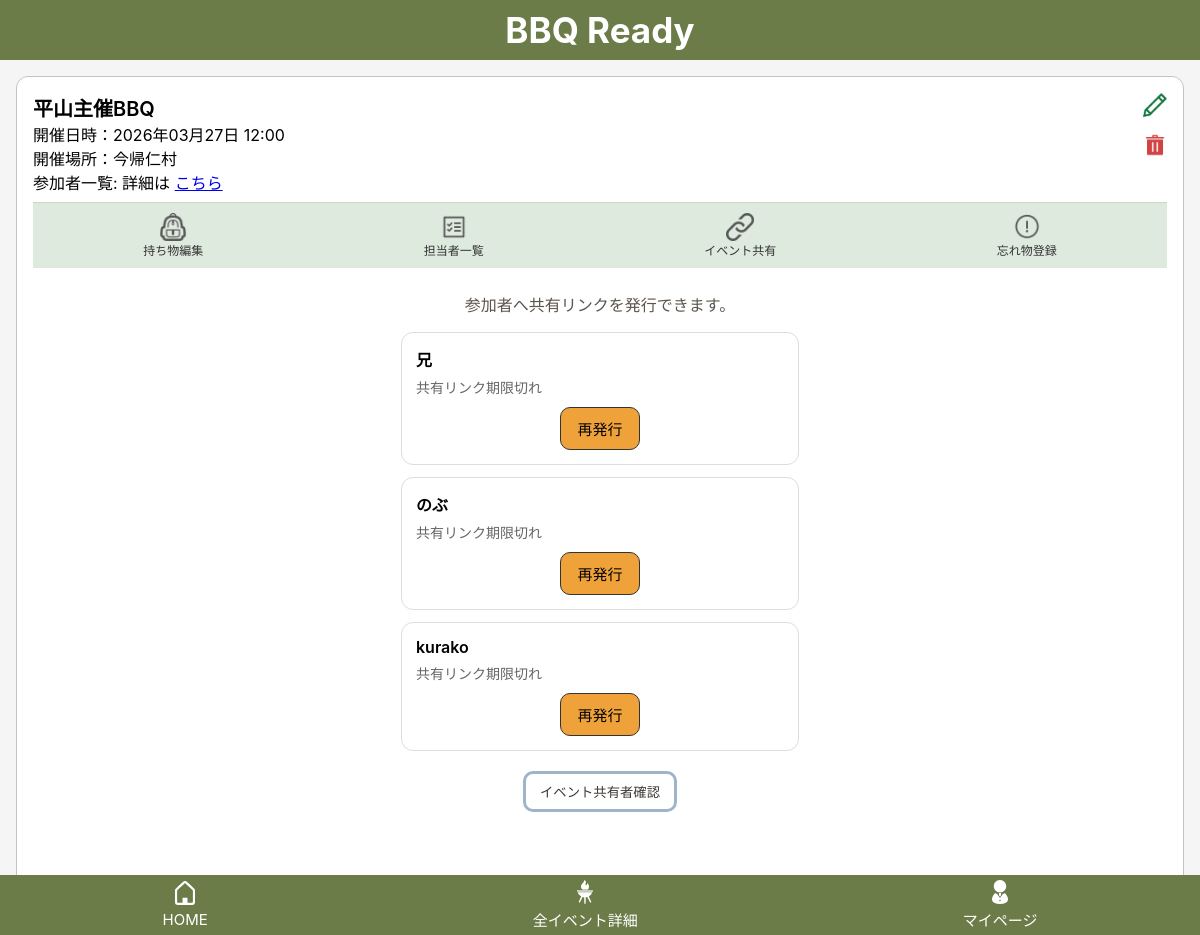
The page /events/117/share (signed in) on the database as committed earlier.
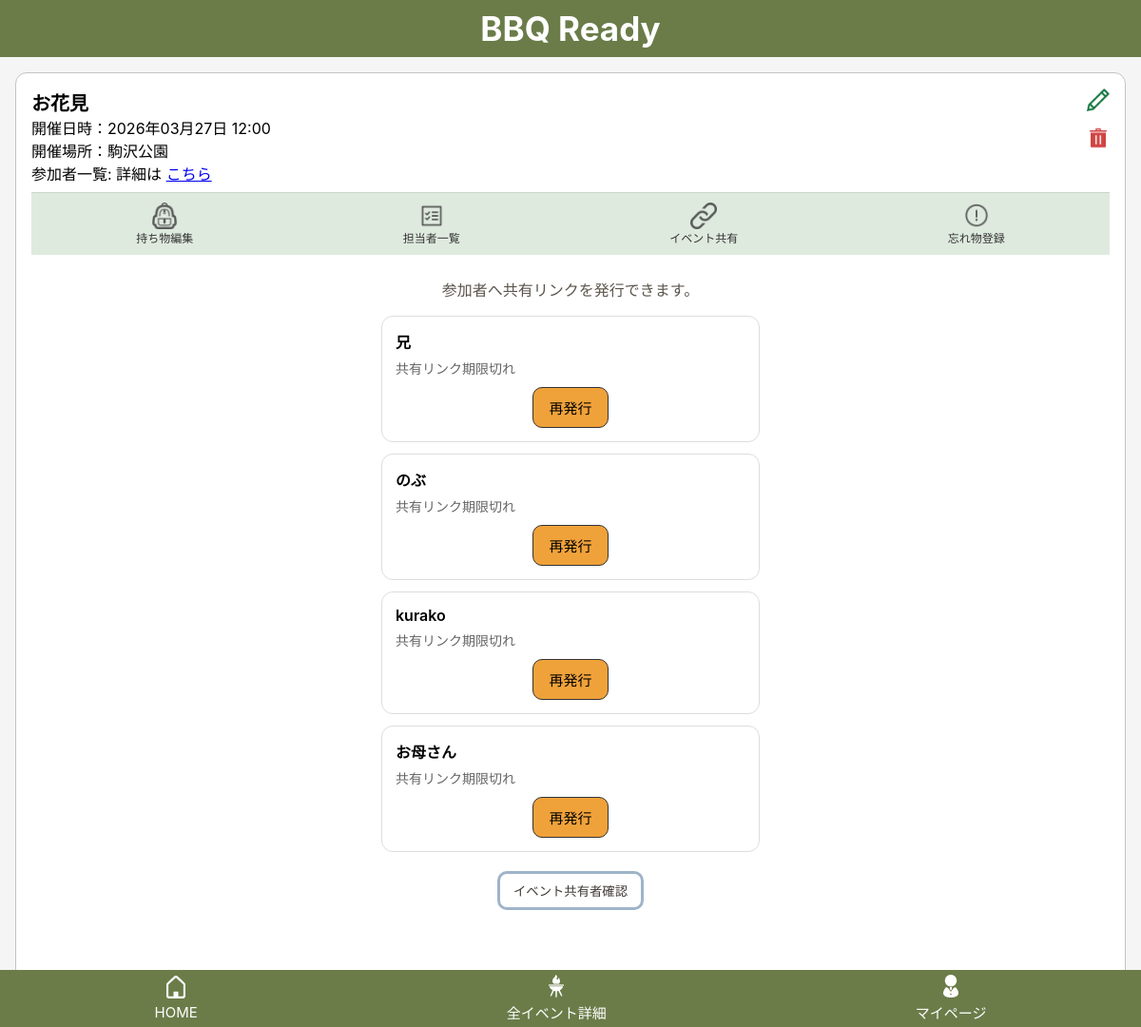
The same page on the database as committed later.
### bbq_app/models.py (models this page shows, shortened)
class Event(models.Model):
    user = models.ForeignKey(settings.AUTH_USER_MODEL, on_delete=models.CASCADE, related_name="events")
    name = models.CharField("イベント名", max_length=30)
    held_at = models.DateTimeField("開催日時", null=True, blank=True)
    location = models.CharField("開催場所", max_length=50, blank=True)
    created_at = models.DateTimeField("作成日時", auto_now_add=True)
    updated_at = models.DateTimeField("更新日時", auto_now=True)

class Participant(models.Model):
    event = models.ForeignKey(Event, on_delete=models.CASCADE, related_name="participants")
    user = models.ForeignKey(
        settings.AUTH_USER_MODEL,
        null=True,
        blank=True,
        on_delete=models.SET_NULL,
        related_name="participant"
    )
    name = models.CharField("表示名", max_length=30)
    created_at = models.DateTimeField("作成日時", auto_now_add=True)
    updated_at = models.DateTimeField("更新日時", auto_now=True)

### bbq_app/views.py (the view)
# urls.py: path("events/<int:event_id>/share", views.event_share, name="event_share"),
@login_required
def event_share(request, event_id):
    event = get_object_or_404(Event, id=event_id, user=request.user)
    participants =Participant.objects.filter(event=event).exclude(user=event.user).order_by("id")
    invitations = Invitation.objects.filter(
        participant__event=event
    ).select_related("participant")
    invitation_map ={
        invitation.participant_id: invitation for invitation in invitations
    }
    share_rows = []
    shared_rows = []
    for participant in participants:
        invitation = invitation_map.get(participant.id)
        invite_url = None
        share_status = "pending"
        if invitation:
            invite_url = request.build_absolute_uri(
                reverse("invitation_access", args=[invitation.token])
            )
            if invitation.guest_name:
                share_status = "joined"
            elif invitation.expires_at and invitation.expires_at < timezone.now():
                share_status = "expired"
            else:
                share_status = "active"
        row = {
            "participant": participant,
            "invitation": invitation,
            "invite_url": invite_url,
            "share_status": share_status,
        }
        share_rows.append(row)
        if share_status in ["active", "joined"]:
            shared_rows.append(row)
    return render(
        request,
        "bbq_app/event_share.html",
        {
            "event": event,
            "share_rows": share_rows,
            "shared_rows": shared_rows
        }
    )

### bbq_app/templates/bbq_app/event_share.html (shortened to what this page needs)
{% extends "bbq_app/base.html" %}
{% block header %}
  {% include "bbq_app/partials/event_header.html" %}
{% endblock %}
{% block content %}
<p class="share-description">参加者へ共有リンクを発行できます。</p>
<ul class="share-list">
    {% for row in share_rows %}
        <li class="share-list__item">
            <div class="share-list__name">
                {{ row.participant.name }}
            </div>
            <div class="share-list__status">
                {% if row.share_status == "pending" %}
                    共有リンク未発行
                {% elif row.share_status == "active" %}
                    共有リンク発行済み
                {% elif row.share_status == "joined" %}
                    イベント参加済み
                {% elif row.share_status == "expired" %}
                    共有リンク期限切れ
                {% endif %}
            </div>
            <div class="share-list__actions">
                {% if row.share_status == "pending" %}
                    <form method="post" action="{% url 'invitation_create' event.id %}">
                        {% csrf_token %}
                        <input type="hidden" name="participant_id" value="{{ row.participant.id }}">
                        <button type="submit" class="btn btn-primary">共有リンク発行</button>
                    </form>
                {% elif row.share_status == "active" %}
                    <button type="button" class="btn btn-secondary" onclick="copyInviteUrl('{{ row.invite_url }}')">
                        リンクコピー
                    </button>
                {% elif row.share_status == "joined" %}
                    <button type="button" class="btn btn-secondary" onclick="copyInviteUrl('{{ row.invite_url }}')">
                        リンクコピー
                    </button>
                {% elif row.share_status == "expired" %}
                    <form method="post" action="{% url 'invitation_create' event.id %}">
                        <button type="submit" class="btn btn-primary">再発行</button>
                    </form>
                {% endif %}
            </div>
        </li>
    {% empty %}
        <li class="share-empty">イベント参加者はまだいません。</li>
    {% endfor %}
</ul>
<div class="share-bottom-action">
    <button type="button" class="btn-outline" onclick="openSharedUsersModal()">
        イベント共有者確認
    </button>
</div>
{% endblock %}

### bbq_app/templates/bbq_app/partials/event_header.html (shortened to what this page needs)
{% load static %}
{% include "bbq_app/partials/top_bar.html" %}
{% if event %}
<div class="event-header">
  <div class="event_header__top">
    <div>
      <div class="event-header__title">{{ event.name }}</div>
      <div class="event-header__meta">
        開催日時：{{ event.held_at|date:"Y年m月d日 H:i" }}<br>
        開催場所：{{ event.location }}<br>
        参加者一覧: 詳細は
        <a href="#" onclick="openParticipantsModal(); return false;">こちら</a>
      </div>
    </div>
    <div class="event-header__actions">
      <a href="{% url 'event_edit' event.id %}">
        <img src="{% static 'bbq_app/images/pencil.png' %}" width="24">
      </a>
      <a href="#" onclick="openDeleteModal({{ event.id }}); return false;">
        <img src="{% static 'bbq_app/images/trashcan.png' %}" width="24">
      </a>
    </div>
  </div>
  <div class="event-header__nav">
    <a href="{% url 'item_edit' event.id %}"
       class="{% if request.resolver_match.url_name == 'item_edit' %}active{% endif %}">
      <img src="{% static 'bbq_app/images/item_edit.png' %}" width="28">
      <span>持ち物編集</span>
    </a>
    <a href="{% url 'item_assign' event.id %}"
       class="{% if request.resolver_match.url_name == 'item_assign' %}active{% endif %}">
      <img src="{% static 'bbq_app/images/event_participants.png' %}" width="28">
      <span>担当者一覧</span>
    </a>
    <a href="{% url 'event_share' event.id %}"
       class="{% if request.resolver_match.url_name == 'event_share' %}active{% endif %}">
      <img src="{% static 'bbq_app/images/event_share.png' %}" width="28" alt="共有">
      <span>イベント共有</span>
    </a>
    <a href="#"
       onclick="openForgotModal(); return false;">
      <img src="{% static 'bbq_app/images/forgot_item.png' %}" width="28">
      <span>忘れ物登録</span>
    </a>
  </div>
{% endif %}

Rows that differ between the two databases and show on the page:
changed Event: name "平山主催BBQ" → "お花見"; location "今帰仁村" → "駒沢公園"
added Participant: participant.name "お母さん"
